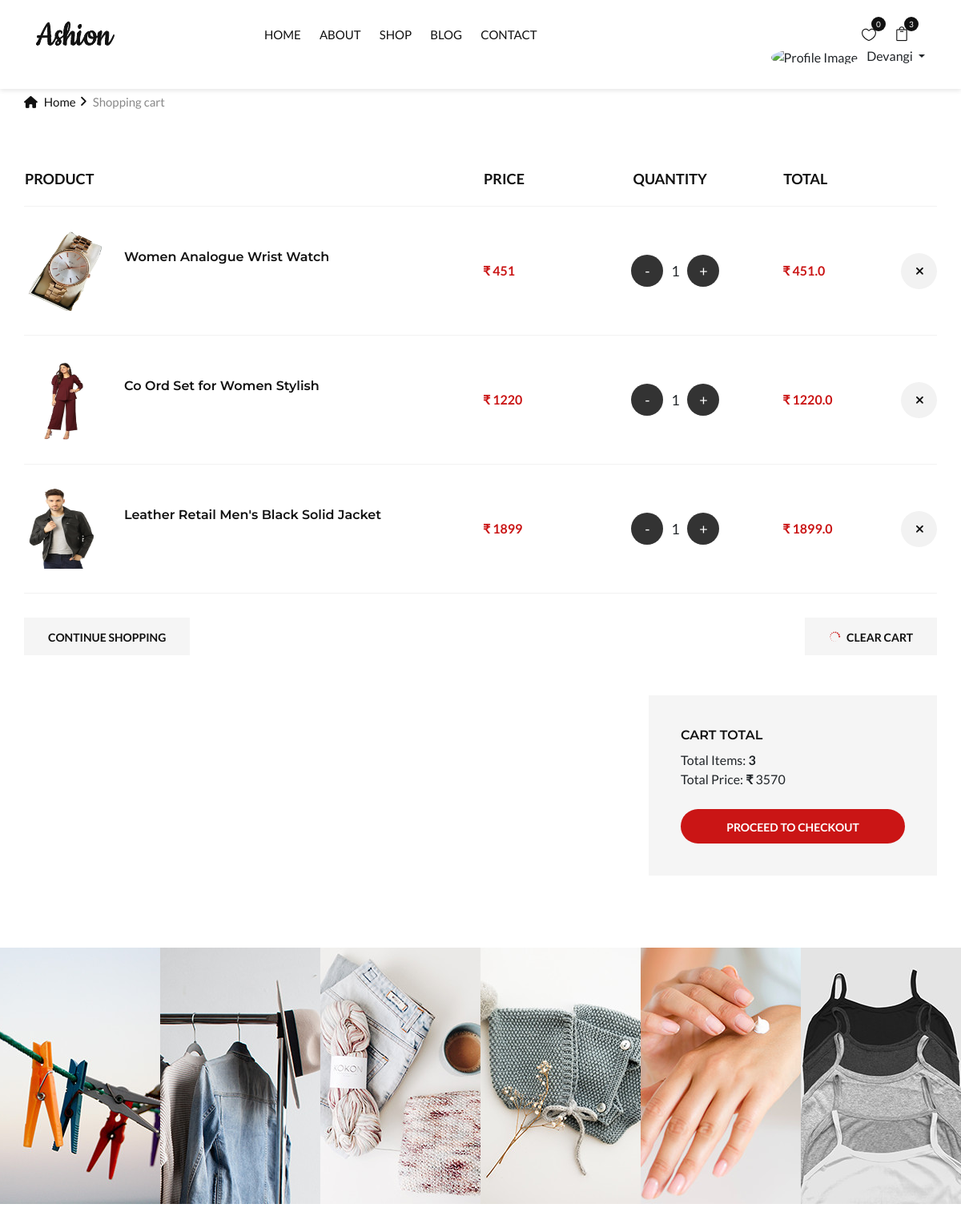
The app's page /cart (signed in, upper part), older data.
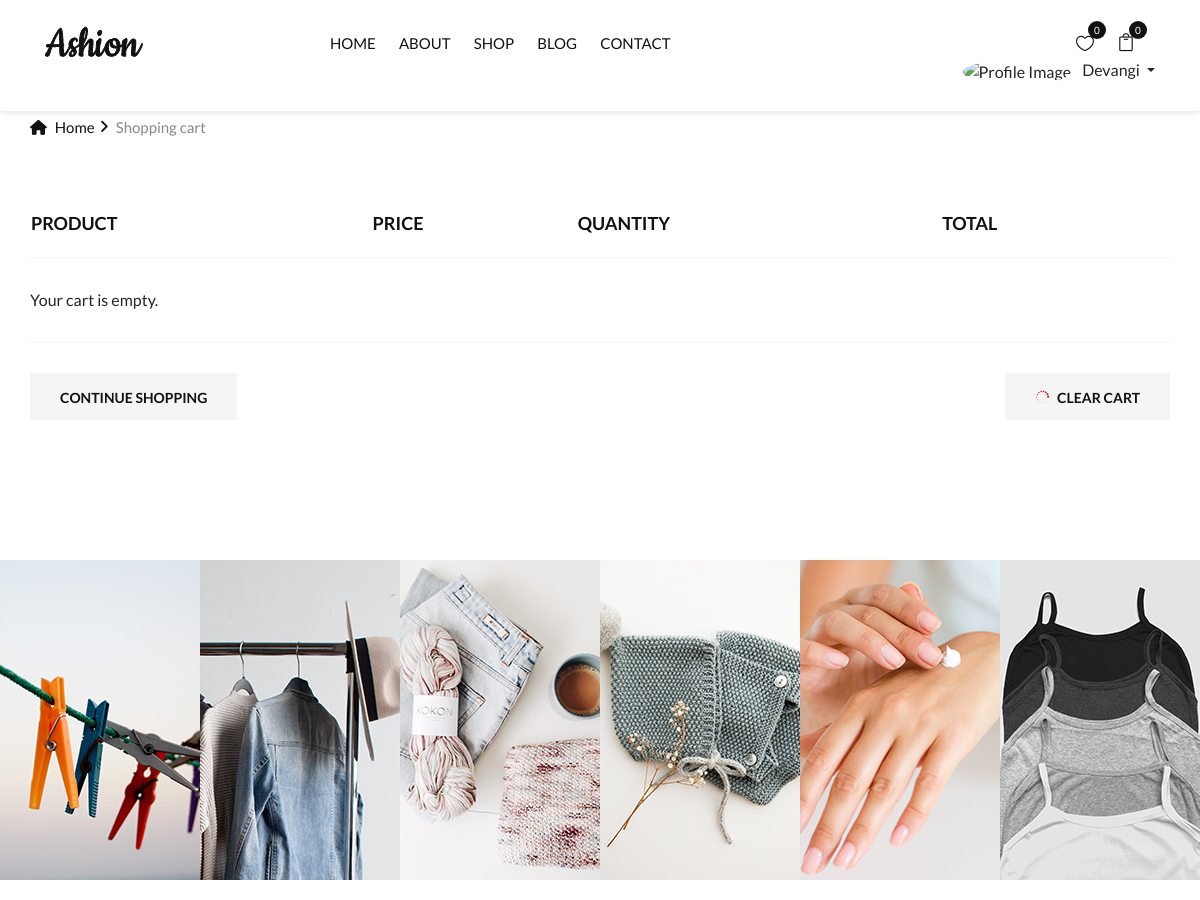
The same page, newer data.
### EcommApp/models/cart.py (models this page shows, shortened)
class CartItem(models.Model):
    cart=models.ForeignKey(Cart,on_delete=models.CASCADE,related_name='items')
    product=models.ForeignKey("Product",on_delete=models.CASCADE)
    quantity=models.PositiveIntegerField(default=1)

### EcommApp/models/product.py (models this page shows, shortened)
class Product(models.Model):
    name=models.CharField(max_length=50)
    price=models.IntegerField(default=0)
    discount=models.IntegerField(default=0)
    category = models.ForeignKey(Category, on_delete=models.CASCADE, null=True)
    description=models.CharField(max_length=200,null=True,blank=True,default="")
    image1=models.ImageField(upload_to="uploads/products", blank=False, null=True)
    image2=models.ImageField(upload_to="uploads/products",  blank=True, null=True)
    image3=models.ImageField(upload_to="uploads/products",  blank=True, null=True)
    image4=models.ImageField(upload_to="uploads/products",  blank=True, null=True)
    image5=models.ImageField(upload_to="uploads/products",  blank=True, null=True)

### EcommApp/views/cart.py (the view)
# urls.py: path("cart", cart_view, name="cart_view"),
def cart_view(request):
    if not request.session.get('user_id'):
        return render(request, 'login.html', {"error": "Please log in to view your cart."})
    cart = get_or_create_cart(request.session['user_email'])
    cart_items = cart.items.all()
    total_price = sum(item.product.discount * item.quantity for item in cart_items)
    return render(request, 'cart.html', {
        'cart_items': cart_items,
        'total_price': total_price,
    })

### EcommApp/templatetags/custom_filter.py (called while the page is built)
@register.filter(name='multiply')
def multiply(number, multiplier):
    try:
        return float(number) * float(multiplier)
    except (ValueError, TypeError):
        return 0

### EcommApp/views/cart_count.py (called while the page is built)
def Cart_Count(request):
    cart_count = 0
    if request.session.get('user_email'):  # Using 'user_email' from the session
        cart = get_or_create_cart(request.session.get('user_email'))
        cart_count = cart.items.count() if cart else 0
    return {'cartCount': cart_count}

### EcommApp/views/cart_utils.py (called while the page is built)
def get_or_create_cart(user_email):
    user = User.objects.get(email=user_email)
    cart, created = Cart.objects.get_or_create(user=user)
    return cart

### EcommApp/views/wishlist_count.py (called while the page is built)
def Wishlist_Count(request):
    wishlist_count = 0
    if request.session.get('user_email'):
        wishlist = get_or_create_wishlist(request.session.get('user_email'))
        wishlist_count = wishlist.items.count() if wishlist else 0
    return {'wishlistCount': wishlist_count}

### EcommApp/views/wishlist_utility.py (called while the page is built)
def get_or_create_wishlist(user_email):
    user = User.objects.get(email=user_email)
    wishlist, created = Wishlist.objects.get_or_create(user=user)
    return wishlist

### EcommApp/templates/cart.html (shortened to what the changed rows need)
{% extends 'navigation.html' %}
{% load custom_filter %}
{% block content %}
<section class="shop-cart spad">
    <div class="container">
        <div class="row">
            <div class="col-lg-12">
                <div class="shop__cart__table">
                    <table>
                        <thead>
                            <tr>
                                <th>Product</th>
                                <th>Price</th>
                                <th>Quantity</th>
                                <th>Total</th>
                                <th></th>
                            </tr>
                        </thead>
                        <tbody>
                            {% if cart_items %}
                            {% for item in cart_items %}
                            <tr>
                                <td class="cart__product__item">
                                    <img src="{{ item.product.image1.url }}" alt="" width="100" height="100">
                                    <div class="cart__product__item__title">
                                        <h6>{{ item.product.name }}</h6>
                                    </div>
                                </td>
                                <td class="cart__price">₹ {{ item.product.discount }}</td>
                                <td class="cart__quantity">
                                    <div class="quantity-wrapper" style="margin-left: -80px;">
                                        <a href="{% url 'cart_decrement' item.product.id %}" class="quantity-btn decrement" >-</a>
                                        <span class="quantity-display">{{ item.quantity }}</span>
                                        <a href="{% url 'cart_increment' item.product.id %}" class="quantity-btn increment">+</a>
                                    </div>
                                </td>
                                <td class="cart__total">₹ {{ item.product.discount|multiply:item.quantity }}</td>
                                <td class="cart__close">
                                    <a href="{% url 'remove_from_cart' item.product.id %}">
                                        <span class="icon_close"></span>
                                    </a>
                                </td>
                            </tr>
                            {% endfor %}
                            {% else %}
                            <tr>
                                <td colspan="5">Your cart is empty.</td>
                            </tr>
                            {% endif %}
                        </tbody>
                    </table>
                </div>
            </div>
        </div>
        <div class="row">
            <div class="col-lg-4 offset-lg-2">
                {% if cart_items %}
                <div class="cart__total__procced">
                    <h6>Cart total</h6>
                    <ul>
                        Total Items: <strong>{{ cart_items|length }}</strong><br>
                        Total Price: <strong>₹ <span id="cart-total">{{ total_price }}</span></strong>
                    </ul>
                    <a href="{% url 'checkout_page' %}" class="primary-btn no-hover" >Proceed to checkout</a>
                </div>
                {% endif %}
            </div>
        </div>
    </div>
</section>
{% endblock %}

### EcommApp/templates/navigation.html (shortened to what this page needs)
{% load static %}
<!DOCTYPE html>
<html lang="">
<head>
    <link rel="stylesheet" href="{% static 'new/css/bootstrap.min.css' %}" type="text/css">
    <link rel="stylesheet" href="{% static 'new/css/font-awesome.min.css' %}" type="text/css">
    <link rel="stylesheet" href="{% static 'new/css/jquery-ui.min.css' %}" type="text/css">
    <link rel="stylesheet" href="{% static 'new/css/magnific-popup.css' %}" type="text/css">
    <link rel="stylesheet" href="{% static 'new/css/owl.carousel.min.css' %}" type="text/css">
    <link rel="stylesheet" href="{% static 'new/css/slicknav.min.css' %}" type="text/css">
    <link rel="stylesheet" href="{% static 'new/css/style.css' %}" type="text/css">
    <link rel="stylesheet" href="{% static 'css/fontawesome.min.css'}">
  <link rel="stylesheet" href="{% static 'new/css/fontawesome.css'}">
  <link rel="stylesheet" href="https://cdnjs.cloudflare.com/ajax/libs/font-awesome/6.7.2/css/all.min.css">
<link rel="stylesheet" href="{% static 'new/css/elegant-icons.css' %}" type="text/css">
<link rel="stylesheet" href="https://cdnjs.cloudflare.com/ajax/libs/noUiSlider/14.7.0/nouislider.min.css">
<link rel="stylesheet" type="text/css" href="{%static 'new/css/iofrm-style.css' %}">
<link rel="stylesheet" type="text/css" href="{%static 'new/css/iofrm-theme22.css' %}">
</head>
<body>
    <header class="header">
        <div class="container-fluid">
            <div class="row">
                <div class="col-xl-3 col-lg-2">
                    <div class="header__logo">
                        <a href=""><img src="{% static 'new/img/logo.png' %}" alt=""></a>
                    </div>
                </div>
                <div class="col-xl-6 col-lg-7">
                    <nav class="header__menu">
                        <ul>
                            <li class=""><a href="{% url 'home' %}">Home</a></li>
                            <li><a href="{% url 'about_us' %}">About</a></li>
                            <li><a href="{% url 'product' %}">Shop</a></li>
                            <li><a href="{% url 'blog' %}">Blog</a></li>
                            <li><a href="{% url 'contact' %}">Contact</a></li>
                        </ul>
                    </nav>
                </div>
                <div class="col-lg-3">
                    <div class="header__right">
                        <ul class="header__right__widget">
                            {% if request.session.user_id %}
                            <li id="wishlist-item">
                                <a href="{% url 'wishlist' %}">
                                    <span class="icon_heart_alt"></span>
                                    <div class="tip">
                                        <span id="wishlist-count">{{ wishlistCount }}</span>
                                    </div>
                                </a>
                            </li>
                            <li><a href="{% url 'cart_view' %}"><span class="icon_bag_alt"></span>
                                <div class="tip"><span id="cart-count" >{{ cartCount }}</span></div>
                            </a></li>
                            <div class="btn-group">
                                <b class=" dropdown-toggle" data-bs-toggle="dropdown" aria-expanded="false">
                                    <img src="{{ request.session.user_profileImg }}" alt="Profile Image" class="rounded-circle mr-2" width="30" height="30" style="object-fit: cover;">
                                    <span>{{ request.session.user_fname }}</span>
                                </b>
                            </div>
                            {% endif %}
                        </ul>
                    </div>
                </div>
            </div>
        </div>
    </header>
    {% block content %}{% endblock %}
</body>
</html>

Row changes from the older to the newer data that the page shows:
removed CartItem: product.image1 (picture), product.name "Women Analogue Wrist Watch", product.discount "451", quantity "1", product.discount|multiply "451.0"
removed CartItem: product.image1 (picture), product.name "Co Ord Set for Women Stylish", product.discount "1220", quantity "1", product.discount|multiply "1220.0"
removed CartItem: product.image1 (picture), product.name "Leather Retail Men's Black Solid Jacket", product.discount "1899", quantity "1", product.discount|multiply "1899.0"
Text that changed along with them:
{{ cartCount }}: "3" → "0"
{{ cart_items|length }}: "3" → (not shown)
{{ total_price }}: "3570" → (not shown)
text no longer shown: "CART TOTAL Total Items: Total Price: ₹ PROCEED TO CHECKOUT"
text now shown: "Your cart is empty."
